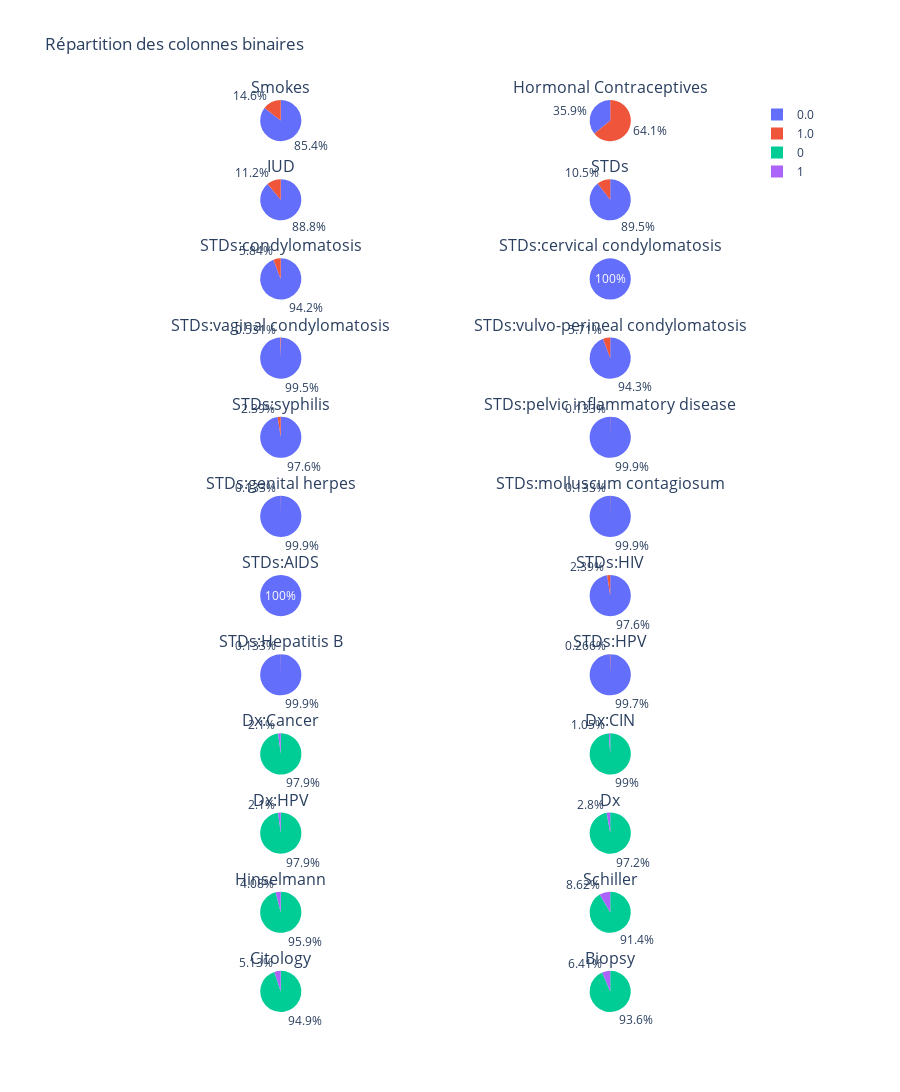

Write notebook code for a chart like this one.
### Code cell
#on peut constater apres traçage que beaucoup de variable ne sont pas necessaire ,on va tout supprimer sauf La biopsy
num_cols = len(tableaux_col_binaire)

cols_per_row = 2

num_rows = (num_cols // cols_per_row) + (num_cols % cols_per_row > 0)

fig = sp.make_subplots(rows=num_rows, cols=cols_per_row, 
                       subplot_titles=tableaux_col_binaire,
                       specs=[[{"type": "domain"}, {"type": "domain"}] for _ in range(num_rows)])

for i, col in enumerate(tableaux_col_binaire):
    row = i // cols_per_row + 1
    col_pos = i % cols_per_row + 1
    
    counts = df[col].value_counts()
    
    fig.add_trace(go.Pie(labels=counts.index.astype(str), values=counts.values, name=col),
                  row=row, col=col_pos)
fig.update_layout(title_text="Répartition des colonnes binaires", showlegend=True, height=300 * num_rows)

fig.show()

### Figure 1 — Plotly figure (JSON) as saved in the notebook; plotly's stock layout.template omitted (floating-point values rounded to 4 significant figures)
{"data": [{"domain": {"x": [0, 0.45], "y": [0.9549, 1]}, "labels": ["0.0", "1.0"], "name": "Smokes", "type": "pie", "values": [722, 123]}, {"domain": {"x": [0.55, 1], "y": [0.9549, 1]}, "labels": ["1.0", "0.0"], "name": "Hormonal Contraceptives", "type": "pie", "values": [481, 269]}, {"domain": {"x": [0, 0.45], "y": [0.8681, 0.9132]}, "labels": ["0.0", "1.0"], "name": "IUD", "type": "pie", "values": [658, 83]}, {"domain": {"x": [0.55, 1], "y": [0.8681, 0.9132]}, "labels": ["0.0", "1.0"], "name": "STDs", "type": "pie", "values": [674, 79]}, {"domain": {"x": [0, 0.45], "y": [0.7812, 0.8264]}, "labels": ["0.0", "1.0"], "name": "STDs:condylomatosis", "type": "pie", "values": [709, 44]}, {"domain": {"x": [0.55, 1], "y": [0.7812, 0.8264]}, "labels": ["0.0"], "name": "STDs:cervical condylomatosis", "type": "pie", "values": [753]}, {"domain": {"x": [0, 0.45], "y": [0.6944, 0.7396]}, "labels": ["0.0", "1.0"], "name": "STDs:vaginal condylomatosis", "type": "pie", "values": [749, 4]}, {"domain": {"x": [0.55, 1], "y": [0.6944, 0.7396]}, "labels": ["0.0", "1.0"], "name": "STDs:vulvo-perineal condylomatosis", "type": "pie", "values": [710, 43]}, {"domain": {"x": [0, 0.45], "y": [0.6076, 0.6528]}, "labels": ["0.0", "1.0"], "name": "STDs:syphilis", "type": "pie", "values": [735, 18]}, {"domain": {"x": [0.55, 1], "y": [0.6076, 0.6528]}, "labels": ["0.0", "1.0"], "name": "STDs:pelvic inflammatory disease", "type": "pie", "values": [752, 1]}, {"domain": {"x": [0, 0.45], "y": [0.5208, 0.566]}, "labels": ["0.0", "1.0"], "name": "STDs:genital herpes", "type": "pie", "values": [752, 1]}, {"domain": {"x": [0.55, 1], "y": [0.5208, 0.566]}, "labels": ["0.0", "1.0"], "name": "STDs:molluscum contagiosum", "type": "pie", "values": [752, 1]}, {"domain": {"x": [0, 0.45], "y": [0.434, 0.4792]}, "labels": ["0.0"], "name": "STDs:AIDS", "type": "pie", "values": [753]}, {"domain": {"x": [0.55, 1], "y": [0.434, 0.4792]}, "labels": ["0.0", "1.0"], "name": "STDs:HIV", "type": "pie", "values": [735, 18]}, {"domain": {"x": [0, 0.45], "y": [0.3472, 0.3924]}, "labels": ["0.0", "1.0"], "name": "STDs:Hepatitis B", "type": "pie", "values": [752, 1]}, {"domain": {"x": [0.55, 1], "y": [0.3472, 0.3924]}, "labels": ["0.0", "1.0"], "name": "STDs:HPV", "type": "pie", "values": [751, 2]}, {"domain": {"x": [0, 0.45], "y": [0.2604, 0.3056]}, "labels": ["0", "1"], "name": "Dx:Cancer", "type": "pie", "values": [840, 18]}, {"domain": {"x": [0.55, 1], "y": [0.2604, 0.3056]}, "labels": ["0", "1"], "name": "Dx:CIN", "type": "pie", "values": [849, 9]}, {"domain": {"x": [0, 0.45], "y": [0.1736, 0.2188]}, "labels": ["0", "1"], "name": "Dx:HPV", "type": "pie", "values": [840, 18]}, {"domain": {"x": [0.55, 1], "y": [0.1736, 0.2188]}, "labels": ["0", "1"], "name": "Dx", "type": "pie", "values": [834, 24]}, {"domain": {"x": [0, 0.45], "y": [0.08681, 0.1319]}, "labels": ["0", "1"], "name": "Hinselmann", "type": "pie", "values": [823, 35]}, {"domain": {"x": [0.55, 1], "y": [0.08681, 0.1319]}, "labels": ["0", "1"], "name": "Schiller", "type": "pie", "values": [784, 74]}, {"domain": {"x": [0, 0.45], "y": [0, 0.04514]}, "labels": ["0", "1"], "name": "Citology", "type": "pie", "values": [814, 44]}, {"domain": {"x": [0.55, 1], "y": [0, 0.04514]}, "labels": ["0", "1"], "name": "Biopsy", "type": "pie", "values": [803, 55]}], "layout": {"annotations": [{"font": {"size": 16}, "showarrow": false, "text": "Smokes", "x": 0.225, "xanchor": "center", "xref": "paper", "y": 1, "yanchor": "bottom", "yref": "paper"}, {"font": {"size": 16}, "showarrow": false, "text": "Hormonal Contraceptives", "x": 0.775, "xanchor": "center", "xref": "paper", "y": 1, "yanchor": "bottom", "yref": "paper"}, {"font": {"size": 16}, "showarrow": false, "text": "IUD", "x": 0.225, "xanchor": "center", "xref": "paper", "y": 0.9132, "yanchor": "bottom", "yref": "paper"}, {"font": {"size": 16}, "showarrow": false, "text": "STDs", "x": 0.775, "xanchor": "center", "xref": "paper", "y": 0.9132, "yanchor": "bottom", "yref": "paper"}, {"font": {"size": 16}, "showarrow": false, "text": "STDs:condylomatosis", "x": 0.225, "xanchor": "center", "xref": "paper", "y": 0.8264, "yanchor": "bottom", "yref": "paper"}, {"font": {"size": 16}, "showarrow": false, "text": "STDs:cervical condylomatosis", "x": 0.775, "xanchor": "center", "xref": "paper", "y": 0.8264, "yanchor": "bottom", "yref": "paper"}, {"font": {"size": 16}, "showarrow": false, "text": "STDs:vaginal condylomatosis", "x": 0.225, "xanchor": "center", "xref": "paper", "y": 0.7396, "yanchor": "bottom", "yref": "paper"}, {"font": {"size": 16}, "showarrow": false, "text": "STDs:vulvo-perineal condylomatosis", "x": 0.775, "xanchor": "center", "xref": "paper", "y": 0.7396, "yanchor": "bottom", "yref": "paper"}, {"font": {"size": 16}, "showarrow": false, "text": "STDs:syphilis", "x": 0.225, "xanchor": "center", "xref": "paper", "y": 0.6528, "yanchor": "bottom", "yref": "paper"}, {"font": {"size": 16}, "showarrow": false, "text": "STDs:pelvic inflammatory disease", "x": 0.775, "xanchor": "center", "xref": "paper", "y": 0.6528, "yanchor": "bottom", "yref": "paper"}, {"font": {"size": 16}, "showarrow": false, "text": "STDs:genital herpes", "x": 0.225, "xanchor": "center", "xref": "paper", "y": 0.566, "yanchor": "bottom", "yref": "paper"}, {"font": {"size": 16}, "showarrow": false, "text": "STDs:molluscum contagiosum", "x": 0.775, "xanchor": "center", "xref": "paper", "y": 0.566, "yanchor": "bottom", "yref": "paper"}, {"font": {"size": 16}, "showarrow": false, "text": "STDs:AIDS", "x": 0.225, "xanchor": "center", "xref": "paper", "y": 0.4792, "yanchor": "bottom", "yref": "paper"}, {"font": {"size": 16}, "showarrow": false, "text": "STDs:HIV", "x": 0.775, "xanchor": "center", "xref": "paper", "y": 0.4792, "yanchor": "bottom", "yref": "paper"}, {"font": {"size": 16}, "showarrow": false, "text": "STDs:Hepatitis B", "x": 0.225, "xanchor": "center", "xref": "paper", "y": 0.3924, "yanchor": "bottom", "yref": "paper"}, {"font": {"size": 16}, "showarrow": false, "text": "STDs:HPV", "x": 0.775, "xanchor": "center", "xref": "paper", "y": 0.3924, "yanchor": "bottom", "yref": "paper"}, {"font": {"size": 16}, "showarrow": false, "text": "Dx:Cancer", "x": 0.225, "xanchor": "center", "xref": "paper", "y": 0.3056, "yanchor": "bottom", "yref": "paper"}, {"font": {"size": 16}, "showarrow": false, "text": "Dx:CIN", "x": 0.775, "xanchor": "center", "xref": "paper", "y": 0.3056, "yanchor": "bottom", "yref": "paper"}, {"font": {"size": 16}, "showarrow": false, "text": "Dx:HPV", "x": 0.225, "xanchor": "center", "xref": "paper", "y": 0.2188, "yanchor": "bottom", "yref": "paper"}, {"font": {"size": 16}, "showarrow": false, "text": "Dx", "x": 0.775, "xanchor": "center", "xref": "paper", "y": 0.2188, "yanchor": "bottom", "yref": "paper"}, {"font": {"size": 16}, "showarrow": false, "text": "Hinselmann", "x": 0.225, "xanchor": "center", "xref": "paper", "y": 0.1319, "yanchor": "bottom", "yref": "paper"}, {"font": {"size": 16}, "showarrow": false, "text": "Schiller", "x": 0.775, "xanchor": "center", "xref": "paper", "y": 0.1319, "yanchor": "bottom", "yref": "paper"}, {"font": {"size": 16}, "showarrow": false, "text": "Citology", "x": 0.225, "xanchor": "center", "xref": "paper", "y": 0.04514, "yanchor": "bottom", "yref": "paper"}, {"font": {"size": 16}, "showarrow": false, "text": "Biopsy", "x": 0.775, "xanchor": "center", "xref": "paper", "y": 0.04514, "yanchor": "bottom", "yref": "paper"}], "height": 3600, "showlegend": true, "title": {"text": "Répartition des colonnes binaires"}}}
